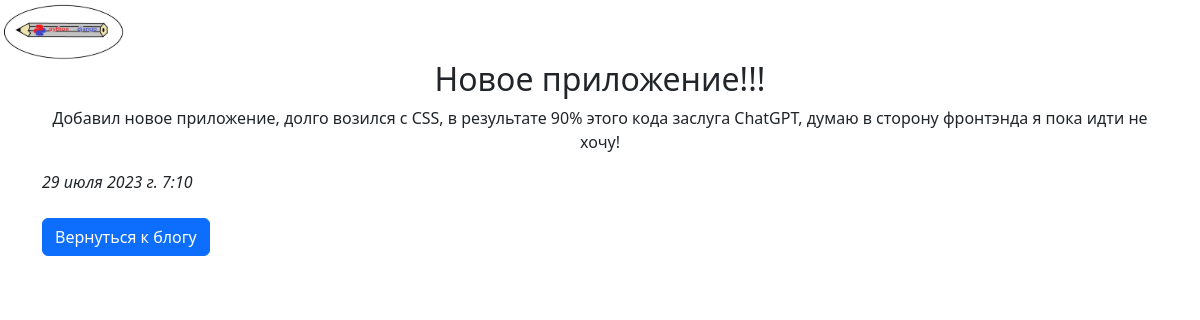
Screenshot of /blog/12/ with the database file from the repository.
### blog/models.py (models this page shows, shortened)
class Blog(models.Model):
    title_blog = models.CharField(max_length=100, verbose_name='Заголовок блога')
    description_blog = models.TextField(verbose_name='Описание')
    date = models.DateTimeField(auto_now = False, verbose_name='Дата')
    class Meta:
        verbose_name = 'Блог'
        verbose_name_plural = 'Блоги'

### blog/views.py (the view)
# urls.py: path('<int:blog_id>/', views.detail, name='detail'),
def detail(request, blog_id):
    blog = get_object_or_404(Blog, pk=blog_id)
    return render(request, 'blog/detail.html', {'blog': blog})

### blog/templates/blog/detail.html
{% extends 'portfolio/base.html' %}
{% block content %}
<div class="container" center>
 	<div class="text-center">
 		<h2>{{ blog.title_blog }}</h2>
  	</div>
  <p class="text-center">{{ blog.description_blog|safe }}</p>
  <i>{{ blog.date }}</i>
  <br>
  <br>
  <a href="{% url 'blog:all_blogs' %}" class="btn btn-primary ">Вернуться к блогу</a>
</div>
{% endblock content %}

### rows the page displays
Blog: title_blog "Новое приложение!!!", description_blog "Добавил новое приложение, долго возился с CSS, в результате 90% этого кода заслуга ChatGPT, думаю в сторону фронтэнда я пока идти не хочу!", date "29 июля 2023 г. 7:10"
